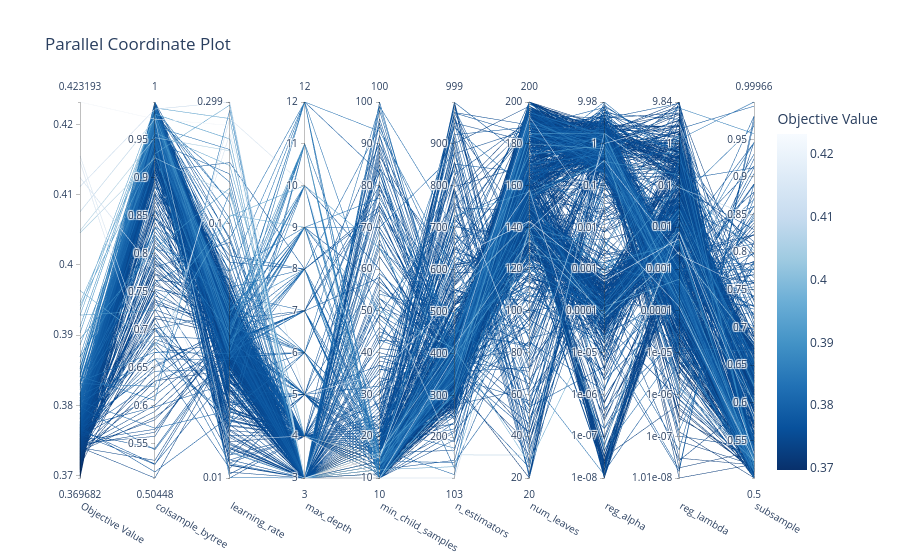

Notebook code cell kept with this figure:
### Code cell
optuna.visualization.plot_parallel_coordinate(study)

### Figure 1 — Plotly figure (JSON) as saved in the notebook; plotly's stock layout.template omitted (floating-point values rounded to 4 significant figures; data arrays with more than 128 entries replaced by an {"elided": "..."} marker saying what was removed)
{"data": [{"dimensions": [{"label": "Objective Value", "range": [0.3697, 0.4232], "values": {"elided": "1000 float values"}}, {"label": "colsample_bytree", "range": [0.5045, 1.0], "values": {"elided": "1000 float values"}}, {"label": "learning_rate", "range": [-1.998, -0.5241], "ticktext": ["0.01", "0.1", "0.299"], "tickvals": [-1.998, -1, -0.5241], "values": {"elided": "1000 float values"}}, {"label": "max_depth", "range": [3, 12], "values": {"elided": "1000 int values"}}, {"label": "min_child_samples", "range": [10, 100], "values": {"elided": "1000 int values"}}, {"label": "n_estimators", "range": [103, 999], "values": {"elided": "1000 int values"}}, {"label": "num_leaves", "range": [20, 200], "values": {"elided": "1000 int values"}}, {"label": "reg_alpha", "range": [-7.999, 0.9991], "ticktext": ["1e-08", "1e-07", "1e-06", "1e-05", "0.0001", "0.001", "0.01", "0.1", "1", "9.98"], "tickvals": [-7.999, -7, -6, -5, -4, -3, -2, -1, 0, 0.9991], "values": {"elided": "1000 float values"}}, {"label": "reg_lambda", "range": [-7.996, 0.9928], "ticktext": ["1.01e-08", "1e-07", "1e-06", "1e-05", "0.0001", "0.001", "0.01", "0.1", "1", "9.84"], "tickvals": [-7.996, -7, -6, -5, -4, -3, -2, -1, 0, 0.9928], "values": {"elided": "1000 float values"}}, {"label": "subsample", "range": [0.5, 0.9997], "values": {"elided": "1000 float values"}}], "labelangle": 30, "labelside": "bottom", "line": {"color": {"elided": "1000 float values"}, "colorbar": {"title": {"text": "Objective Value"}}, "colorscale": [[0, "rgb(247,251,255)"], [0.125, "rgb(222,235,247)"], [0.25, "rgb(198,219,239)"], [0.375, "rgb(158,202,225)"], [0.5, "rgb(107,174,214)"], [0.625, "rgb(66,146,198)"], [0.75, "rgb(33,113,181)"], [0.875, "rgb(8,81,156)"], [1, "rgb(8,48,107)"]], "reversescale": true, "showscale": true}, "type": "parcoords"}], "layout": {"title": {"text": "Parallel Coordinate Plot"}}}
